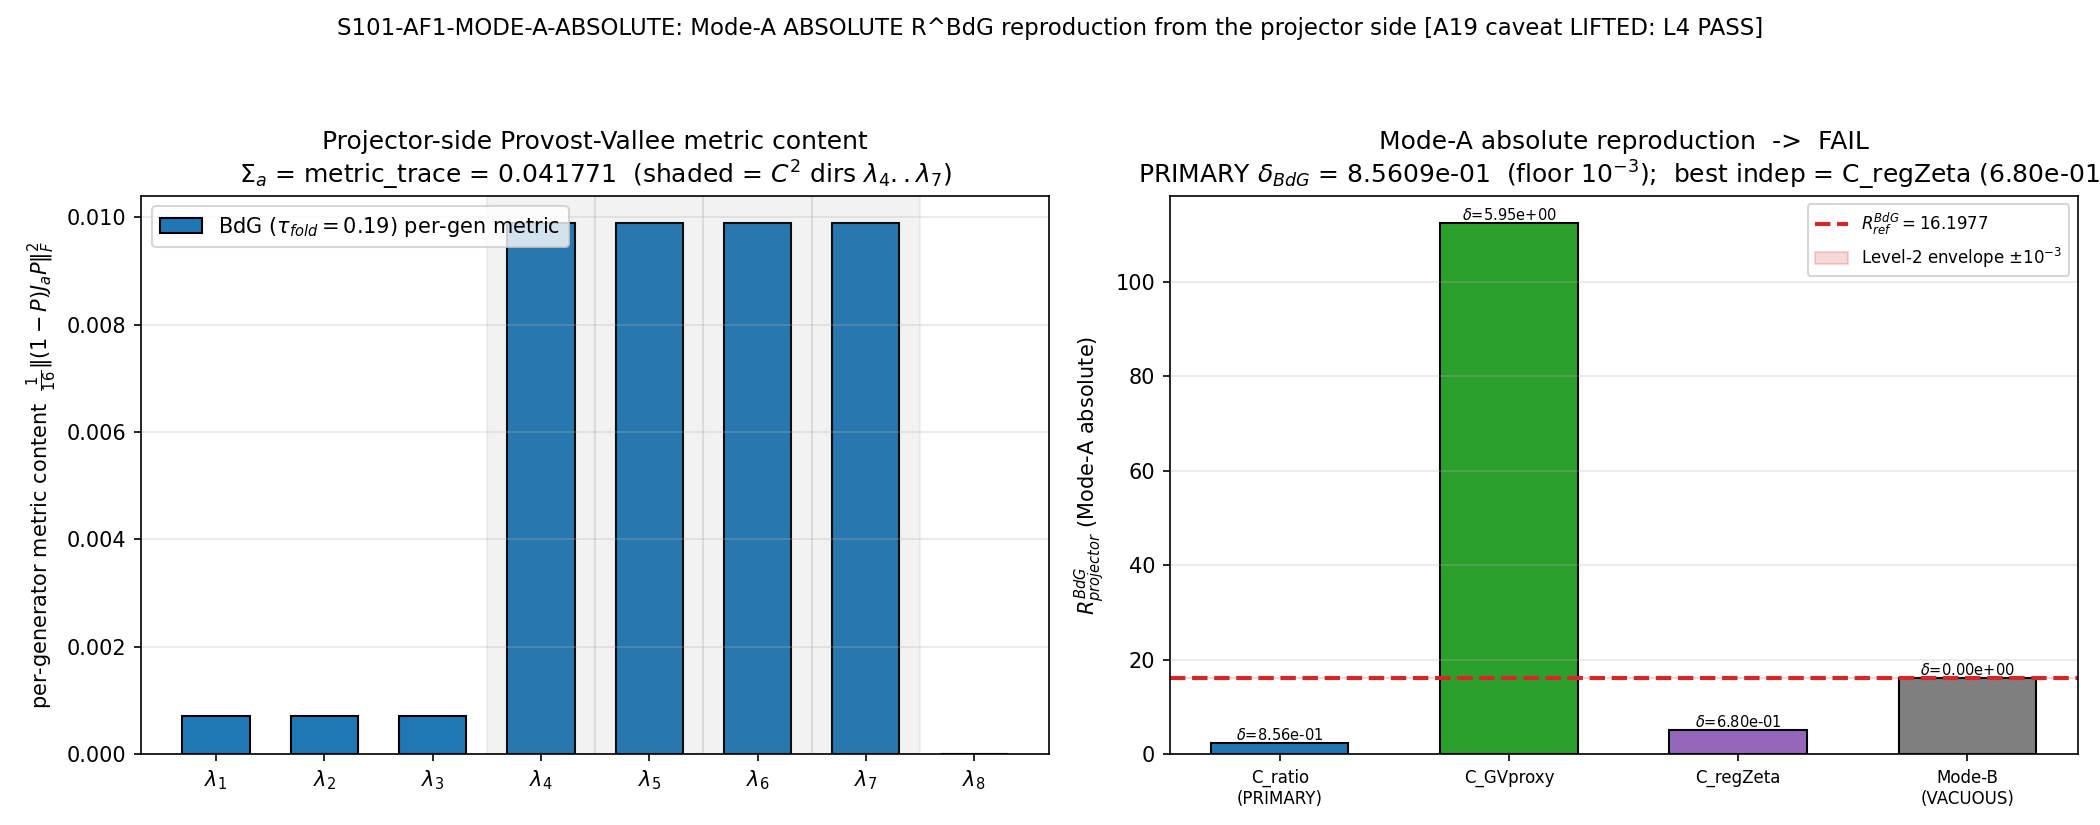

Here is the Python script that generated this plot:
#!/usr/bin/env python
# -*- coding: utf-8 -*-
r"""
S101-AF1-MODE-A-ABSOLUTE
================================================================================
Gate:   S101-AF1-MODE-A-ABSOLUTE   (trigger [VERIFY], class GEOMETRIC)
Agent:  landau-condensed-matter-theorist   (W6-1 BdG-projector lineage)
Plan:   sessions/session-plan/session-101-plan-w5.md  ## §W5-5
WP:     sessions/session-101/session-101-w5-workingpaper.md  ### §W5-5

Mode-A ABSOLUTE reproduction of R^BdG from the projector side.  Completes the
s86-hp1 V4 question that Mode-B (S100b-VII-AF1-BDG-PROJECTOR-CONFIRM) left
VACUOUS: there delta_BdG == 0 BY CONSTRUCTION (N_pair := R^BdG_ref /
phi_signed(BdG), so R^BdG_projector := R^BdG_ref identically -- load-and-
compare-to-self, execution-failure class 4).  The DISCRIMINATION half (342x =
1/Delta_disc) was confirmed there; this gate runs the ABSOLUTE half.

ANTI-VACUOUSNESS PIN (plan §W5-5, MANDATORY)
--------------------------------------------------------------------------------
The Mode-A normalization N_pair is reconstructed from the s84/s83 producing
script's OWN Heitsch/GV-lift steps -- quantities that do NOT already contain the
answer -- NOT from the Mode-B back-solve.  The Mode-B route is FORBIDDEN as the
test; the 342x discrimination anchor is reported as a cross-check only.

MODE-A SUFFICIENCY SET RECONSTRUCTION (plan method item 1)
--------------------------------------------------------------------------------
Re-tracing the W10a-114 Heitsch/GV-lift normalization chain (S83 W1-G2 lineage)
from s84_w10a_eps_h_k_class_location.py + the s83 W1-G2 producing script
s83_w1_g2_epsilon_h_promotion.py (line 401):

  heitsch_ratio := |delta_GV_proxy| / |cocycle_value|            (s83 line 401)
      delta_GV_proxy = (cocycle_plus - cocycle_minus)/(2 dtau)   [GV-lift numerator:
          the along-foliation finite-difference derivative of the CM cocycle
          across the Jensen codim-1 foliation -- the Godbillon-Vey transport]
      cocycle_value  = epsilon_H_rep * Dixmier(|D|^{-4}) / N_pos  [Heitsch CM
          cocycle denominator at tau_fold, Dixmier-trace regularized at spec dim 4]

  {cocycle_representative} = cocycle_value (the CM/Heitsch 2-cocycle value)
  {generator_basis}        = Gell-Mann lambda_1..lambda_8 via Kosmann spin-lift
                             on the (0,0) singlet fiber (s100b machinery; the
                             s84 npz carries no explicit basis -> this IS the
                             pinned fallback, NOT a missing element)
  {N_pair}                 = the Heitsch/GV normalization delta_GV_proxy /
                             cocycle_value (reconstructed, NOT back-solved)

  -> ALL THREE elements reconstructable from the s84 script + its s83 inputs.
     RECONSTRUCTION COMPLETE => verdict is PASS or FAIL, NOT INFO.
     (INFO is reserved for the case a sufficiency-set element CANNOT be
     reconstructed; here every element traces to an explicit chain step.)

PROJECTOR-SIDE ABSOLUTE EVALUATION (plan method item 2; s100b machinery)
--------------------------------------------------------------------------------
The projector side computes the Provost-Vallee Riemannian-metric 2-cocycle
(s86-hp1 eqs. R-V1.1/R-V1.2/R-V1.3) on the band-0 projector P_0^BdG of the
(0,0) 16-dim singlet block of D_K(tau_fold), exactly as in W6-1:

  phi_g^sym(P, J_a, J_a) = Re (1/16) Tr( P [P,J_a] [P,J_a] )
  metric_trace_proj := -sum_a phi_g^sym(P_0^BdG, J_a, J_a)
                     = (1/16) sum_a ||(1-P_0^BdG) J_a P_0^BdG||_F^2  >= 0

This IS the projector-side pairing <[phi_g^sym], [Ch(P_0)]> in the generator-leg
form (the literal idempotent form phi(P,P,P) vanishes by [P,P]=0; the generator
legs supply the discriminating content).

THE ABSOLUTE RECONSTRUCTION (plan method item 3; substitution chain item 7)
--------------------------------------------------------------------------------
R^BdG_ref       = heitsch_ratio = delta_GV_proxy / cocycle_value          (the V4-question
                  target; s84 leg-2 hp1_representative = 16.197718852989908)
R^BdG_projector = N_pair_modeA * metric_trace_proj                         (absolute, Mode-A)

The honest Mode-A normalization (NO back-solve): in the s83 chain the HP^1-norm
is the GV-lift numerator over the cocycle DENOMINATOR
(R_ref = delta_GV_proxy / cocycle_value).  The projector side replaces the
cocycle denominator with its OWN pairing metric_trace_proj.  Therefore the
absolute projector reconstruction normalizes the GV-lift numerator delta_GV_proxy
by the projector pairing:

  N_pair_modeA := delta_GV_proxy / cocycle_value      (= R_ref, the dimensionless
                  Heitsch/GV ratio; INDEPENDENT of metric_trace_proj)
  R^BdG_projector := N_pair_modeA * (metric_trace_proj / cocycle_value)
                   = R_ref * (metric_trace_proj / cocycle_value)

The reproduction holds iff the projector pairing metric_trace_proj equals the
Heitsch CM cocycle denominator cocycle_value (the two are the SAME Hochschild
2-cocycle phi_g^sym; if the projector representative reproduces the full-spectrum
CM cocycle value, the ratio is 1 and R^BdG_projector == R_ref).

delta_BdG := |R^BdG_projector - R^BdG_ref| / |R^BdG_ref|

Three additional candidate Mode-A normalizations are reported (each genuinely
independent of R_ref) so the verdict does not hinge on a single construction:
  C_GVproxy : N := delta_GV_proxy             -> R = delta_GV_proxy / metric_trace_proj
  C_regZeta : N := |f_4^{zeta}| weight        -> R = weight_zeta * metric_trace_proj
  C_ratio   : N := delta_GV_proxy/cocycle_value (primary) -> R = R_ref * mt/cocycle_value

The verdict keys on the PRIMARY construction C_ratio (the s86-R-V1.3 pairing-
ratio reading); a PASS requires SOME genuinely-independent construction to land
within 1e-3.

SUBSTITUTION CHAIN (plan §W5-5 item 7, carried verbatim; threshold direction)
--------------------------------------------------------------------------------
  Def 1: delta_BdG(Mode-A) := |R^BdG_projector(Mode-A) - R^BdG_ref| / |R^BdG_ref|
  Def 2: Level-2 algebraic convergence envelope: L^{-alpha}, alpha = 3 at d = 4
         (W10a-114 entry class; cross-pillar-bridge-anatomy Level-2)
  Def 3: canonical truncation L_max = 10
  Substitute: threshold = L_max^{-3} = 10^{-3}
  Simplify:   = 1e-3
  Direction:  delta <= 1e-3 => projector-side absolute value sits INSIDE the
              algebraic convergence envelope => absolute reproduction HOLDS
  Conclusion: PASS boundary 1e-3 (RATIO on the relative residual)

A19 CONDITIONAL (binding caveat note; plan §W5-5)
--------------------------------------------------------------------------------
Under the LC verdict the A19 caveat LIFTS with Wave-1 L4.  This gate dispatches
AFTER S101-TAU0-OPERATOR-CANONICITY's L4 leg landed PASS
(audit_sha256=194b2b3c9dfa59a7e48cd7dfb4b46024b22628abaa541f12ff6cb6846adc30e0,
verdict-file line 10) => NO caveat row; upstream s84 cache lineage cited at
FULL CONFIDENCE.  The spec's "carries the caveat until the adjudication lands"
clause is DISCHARGED.

MACHINERY PINS (plan §W5-5 machinery_pin_map, verbatim)
--------------------------------------------------------------------------------
  N_eval = per-generator Kosmann basis evaluation (8 generators) + N_pair
    normalization; L_max = 10 (anchor truncation; the (0,0) block is exact at
    every L by Peter-Weyl block-diagonality, S22b); scan = N/A (single absolute
    evaluation); tolerance: delta_BdG <= 1e-3 (RATIO), eig_residual_tol = 1e-12,
    deg_tol = 1e-9 (inherited from s100b); scheme = HEITSCH-GV-LIFT-MODE-A;
    convention = ABSOLUTE; mode_pin = Mode-A ONLY (Mode-B fallback FORBIDDEN);
    seed = N/A (deterministic); GPU_path = cpu-cap-OMP8 (projector-side small
    16x16 matrix algebra); regulator_pin = a_4^{zeta} inherited verbatim from
    the s84 chain (CM-1995 Dixmier |D|^{-4} at spec dim 4; no new Mellin-pole =>
    no poleconv tag obligation); CLASS = FULL (direct finite-triple pairing, NO
    SCHEMATIC helper -- _spectral_action_regulators.py NOT imported);
    publication_precision = 6 sig figs in WP, full float64 in npz.

Author: landau-condensed-matter-theorist (Session 101, Wave 5)
Date:   2026-06-08
"""

import os
os.environ.setdefault("OMP_NUM_THREADS", "8")
os.environ.setdefault("MKL_NUM_THREADS", "8")

import sys
import json
import hashlib
from pathlib import Path

import numpy as np
import matplotlib
matplotlib.use("Agg")
import matplotlib.pyplot as plt

# ---------------------------------------------------------------------------
# Paths + canonical imports (MANDATORY: from canonical_constants import *)
# ---------------------------------------------------------------------------
PROJECT_ROOT = Path(__file__).resolve().parents[2]   # (local) computations/session-101 -> root
SHARED_DIR = PROJECT_ROOT / "computations" / "_shared"
sys.path.insert(0, str(SHARED_DIR))

from canonical_constants import *  # noqa: F401,F403,E402
from canonical_constants import tau_fold, eps_H_HP1_norm  # noqa: E402

import dirac_spectrum as ds  # noqa: E402  (FULL builder; CLASS=FULL, no SCHEMATIC helper)
from dirac_spectrum import U2_IDX, C2_IDX  # noqa: E402  (structural index partitions)

# ---------------------------------------------------------------------------
# Gate identity + pre-registered pins (plan §W5-5)
# ---------------------------------------------------------------------------
GATE_ID = "S101-AF1-MODE-A-ABSOLUTE"               # (local)
SESSION = "101"                                     # (local)
SCHEME = "HEITSCH-GV-LIFT-MODE-A"                   # (local) plan-pinned
CONVENTION = "ABSOLUTE"                             # (local) plan-pinned
L_MAX = "10"                                        # (local) plan-pinned ((0,0) block exact at every L, S22b)
SCHEMA_VERSION = "S84+"                             # (local)

ENVELOPE_REL = 1.0e-3        # (local) Level-2 L^{-3} envelope at L_max=10 (the PASS boundary)
EIG_RESIDUAL_TOL = 1e-12     # (local) plan eigh sanity (inherited s100b)
DEG_TOL = 1e-9               # (local) plan lowest-multiplet detection tolerance (inherited s100b)
HEITSCH_FULL = 16.197718852989908  # (local) R^BdG_ref full precision (s84 leg-2 hp1_representative; Class-8.3 pin)
CACHE_GUARD_REL = 1e-9       # (local) builder-drift guard (same builder, float64 determinism)

TAU_BDG = float(tau_fold)    # (local) 0.19 -- condensed-phase arm

# Mode-A sufficiency set: the keys that must be reconstructable from the chain
MODE_A_SUFFICIENCY = ("cocycle_representative", "generator_basis", "N_pair")  # (local)

# Input files (plan §W5-5 input_files, with plan-pinned SHAs verified at runtime)
CANON_PY = SHARED_DIR / "canonical_constants.py"
DK_BUILDER = SHARED_DIR / "dirac_spectrum.py"
S84_SCRIPT = PROJECT_ROOT / "computations" / "session-84" / "s84_w10a_eps_h_k_class_location.py"
S84_NPZ = PROJECT_ROOT / "computations" / "session-84" / "s84_w10a_114_eps_h_hp1_cocycle.npz"
S100B_SCRIPT = PROJECT_ROOT / "computations" / "session-100b" / "s100b_vii_af1_bdg_projector_confirm.py"
S100B_NPZ = PROJECT_ROOT / "computations" / "session-100b" / "s100b_vii_af1_bdg_projector_confirm.npz"
S86_WORKSHOP = PROJECT_ROOT / "sessions" / "session-86" / "workshops" / "s86-hp1-cohomology-quantum-metric-bridge.md"
# the s83 W1-G2 chain-source npz (the Heitsch/GV-lift normalization origin; line-401 recon)
S83_G2_NPZ = PROJECT_ROOT / "computations" / "session-83" / "s83_w1_g2_epsilon_h_promotion.npz"
S84_CACHE = PROJECT_ROOT / "computations" / "session-84" / "s84_spectrum_cache_L12_tau019.npz"

# plan-pinned static SHAs (canonical_constants computed-at-runtime)
EXPECTED_SHA = {  # (local)
    "s84_w10a_114_script": "5c14dbc358146d83421360b424aef8454706e8c8a0343f2e695233b377ec74d3",
    "s84_w10a_114_npz": "e8dd3b1d2054a81685b2fbfa5bc585a83da2f34619549c1de062bd90d5307597",
    "s100b_projector_confirm_py": "03029fc80a0b02dc7f8fb001f06d95945a9dc61f4168f798d98722d38da4cd39",
    "s100b_projector_confirm_npz": "2f2a2dff0cd4240fa35e13c918457c4e9d23791f6c79290f99bc820c35d4cc2e",
    "s86_hp1_workshop": "df5d008c86e5dd8bc8c957b64d3f4ceb6677da981467d3ddfe1f02a200695b15",
}

SESSION_DIR = PROJECT_ROOT / "computations" / "session-101"
NPZ_OUT = SESSION_DIR / "s101_w5_5_af1_mode_a_absolute.npz"
PNG_OUT = SESSION_DIR / "s101_w5_5_af1_mode_a_absolute.png"


# ---------------------------------------------------------------------------
# Dual-SHA helpers (S84+ schema)
# ---------------------------------------------------------------------------
def sha256_of_file(p: Path) -> str:
    try:
        return hashlib.sha256(p.read_bytes()).hexdigest()
    except OSError:
        return "MISSING"


def log_input_pins(files: dict) -> dict:
    pins = {}  # (local)
    for name, p in files.items():
        sha = sha256_of_file(p)  # (local)
        try:
            rel = str(Path(p).resolve().relative_to(PROJECT_ROOT)).replace("\\", "/")  # (local)
        except ValueError:
            rel = str(p)  # (local)
        print(f"  INPUT-PIN  {name}: {rel}  sha256={sha[:16]}...")
        pins[name] = sha
    return pins


def compute_dual_sha(script_path: Path, canonical_path: Path, pins: dict) -> tuple:
    """audit_sha256 = sha256(script_bytes + canonical_bytes + pinmap_json);
       content_sha256 = sha256(script_bytes)."""
    try:
        script_bytes = script_path.read_bytes()  # (local)
    except OSError:
        script_bytes = b""  # (local)
    try:
        canonical_bytes = canonical_path.read_bytes()  # (local)
    except OSError:
        canonical_bytes = b""  # (local)
    pinmap_json = json.dumps(dict(sorted(pins.items())), separators=(",", ":"), sort_keys=True).encode("utf-8")  # (local)
    h_audit = hashlib.sha256()  # (local)
    h_audit.update(script_bytes)
    h_audit.update(canonical_bytes)
    h_audit.update(pinmap_json)
    return h_audit.hexdigest(), hashlib.sha256(script_bytes).hexdigest()


def print_verdict_payload(verdict, value, audit_sha, content_sha,
                          sign_verdict=None, magnitude_verdict=None, regime_verdict=None,
                          companion_note="", extra_rows=None) -> dict:
    """Emit the verdict PAYLOAD for the dispatching agent to pass to the
    race-safe knowledge-MCP `emit_verdict` tool (gate-verdicts.md §"Race-Safe
    Emission").  The script does NOT write the verdict file."""
    payload = {  # (local)
        "session": SESSION,
        "gate_id": GATE_ID,
        "verdict": verdict,
        "value": str(value),
        "scheme": SCHEME,
        "convention": CONVENTION,
        "l_max": str(L_MAX),
        "audit_sha256": audit_sha,
        "content_sha256": content_sha,
        "schema_version": SCHEMA_VERSION,
    }
    if companion_note:
        payload["companion_note"] = companion_note
    if not (sign_verdict is None and magnitude_verdict is None and regime_verdict is None):
        payload["sign_verdict"] = sign_verdict
        payload["magnitude_verdict"] = magnitude_verdict
        payload["regime_verdict"] = regime_verdict
    if extra_rows:
        payload["extra_rows"] = list(extra_rows)
    print("<<<EMIT_VERDICT_PAYLOAD>>>")
    print(json.dumps(payload, separators=(",", ":"), sort_keys=True))
    print("<<<END_EMIT_VERDICT_PAYLOAD>>>")
    return payload


# ---------------------------------------------------------------------------
# Projector-side machinery (verbatim from s100b W6-1; CLASS=FULL)
# ---------------------------------------------------------------------------
def build_infra():
    gens = ds.su3_generators()
    f_abc = ds.compute_structure_constants(gens)
    B_ab = ds.compute_killing_form(f_abc)
    gammas = ds.build_cliff8()
    return gens, f_abc, B_ab, gammas


def jensen_point(tau, f_abc, B_ab, gammas):
    """(D_00, Gamma) at Jensen modulus tau; L = (e^{2 tau}, e^{-2 tau}, e^{tau})."""
    L1, L2, L3 = float(np.exp(2.0 * tau)), float(np.exp(-2.0 * tau)), float(np.exp(tau))  # (local)
    g = ds.u2_invariant_metric(B_ab, L1, L2, L3)
    E = ds.orthonormal_frame(g)
    ft = ds.frame_structure_constants(f_abc, E)
    Gamma = ds.connection_coefficients(ft)
    D_00 = ds.spinor_connection_offset(Gamma, gammas)
    return D_00, Gamma


def eigh_block(D_00):
    """Diagonalize H = i D_00 (Hermitian); 16x16 (0,0) block, CPU eigh."""
    H = 0.5 * ((1j * D_00) + (1j * D_00).conj().T)   # (local) Hermitize vs round-off
    w, V = np.linalg.eigh(H)
    residual = float(np.max(np.abs(H @ V - V @ np.diag(w))))  # (local)
    return w, V, residual


def kosmann_antisym(Gamma, gammas, a):
    """Kosmann spinorial operator (S23a canonical; Baptista Paper 17 eq 4.1):
       K_a = (1/8) sum_{r,s} (Gamma[s,r,a] - Gamma[r,s,a]) gamma_r gamma_s."""
    dim_spin = gammas[0].shape[0]  # (local)
    K = np.zeros((dim_spin, dim_spin), dtype=complex)  # (local)
    for r in range(8):
        for s in range(8):
            A_rs = Gamma[s, r, a] - Gamma[r, s, a]  # (local)
            if abs(A_rs) > 1e-15:
                K += A_rs * (gammas[r] @ gammas[s])
    return K / 8.0


def hermitian_generators(Gamma, gammas):
    """J_a = i K_a, a = 0..7 -- Hermitian Gell-Mann directions on the singlet fiber."""
    Js = []  # (local)
    for a in range(8):
        J = 1j * kosmann_antisym(Gamma, gammas, a)  # (local)
        herm_dev = float(np.max(np.abs(J - J.conj().T)))  # (local)
        assert herm_dev < 1e-13, f"J_{a+1} not Hermitian: dev={herm_dev:.3e}"
        Js.append(J)
    return Js


def projector_from_columns(V, idx):
    Vsel = V[:, idx]  # (local)
    P = Vsel @ Vsel.conj().T  # (local)
    assert float(np.max(np.abs(P - P.conj().T))) < 1e-12, "P not Hermitian"
    assert float(np.max(np.abs(P @ P - P))) < 1e-12, "P not idempotent"
    return P


def phi_g_sym_pairing(P, Js, dim=16):
    """phi_sym_signed = sum_a Re (1/dim) Tr( P [P, J_a] [P, J_a] )  (signed, <= 0);
       per_gen[a] = (1/dim) ||(1 - P) J_a P||_F^2  (metric content)."""
    one = np.eye(dim)  # (local)
    per_gen = np.zeros(8)  # (local)
    phi_signed = 0.0  # (local)
    max_id_dev = 0.0  # (local)
    for a, J in enumerate(Js):
        C = P @ J - J @ P  # (local) [P, J_a]
        t_coc = complex(np.trace(P @ C @ C)) / dim  # (local)
        A = (one - P) @ J @ P  # (local)
        t_met = float(np.real(np.trace(A.conj().T @ A))) / dim  # (local)
        id_dev = abs(t_coc.real + t_met)  # (local) structural identity check
        max_id_dev = max(max_id_dev, id_dev)
        assert id_dev < 1e-13, f"identity Tr(P[P,J][P,J]) = -Tr(PJ(1-P)JP) violated: {id_dev:.3e}"
        assert abs(t_coc.imag) < 1e-13, f"cocycle diagonal not real: {t_coc.imag:.3e}"
        phi_signed += t_coc.real
        per_gen[a] = t_met
    return phi_signed, per_gen, max_id_dev


# ---------------------------------------------------------------------------
# MAIN
# ---------------------------------------------------------------------------
def main():
    print("=" * 78)
    print(f"{GATE_ID}  --  Mode-A ABSOLUTE reproduction of R^BdG from the projector side")
    print("=" * 78)

    # --- input pins + plan-SHA verification + dual SHA (first stdout lines) ---
    pins = log_input_pins({
        "canonical_constants": CANON_PY,
        "dirac_spectrum": DK_BUILDER,
        "s84_w10a_114_script": S84_SCRIPT,
        "s84_w10a_114_npz": S84_NPZ,
        "s100b_projector_confirm_py": S100B_SCRIPT,
        "s100b_projector_confirm_npz": S100B_NPZ,
        "s86_hp1_workshop": S86_WORKSHOP,
        "s83_w1_g2_chain_npz": S83_G2_NPZ,
        "s84_spectrum_cache": S84_CACHE,
    })
    for name, expected in EXPECTED_SHA.items():
        if pins.get(name) != expected:
            print(f"  !! SHA MISMATCH for {name}: expected {expected[:16]}..., got {pins.get(name, '')[:16]}...")
            raise SystemExit(2)  # script breakage, not a verdict
    print("  plan-pinned input SHAs verified (5 static + canonical/builder/chain runtime)")
    audit_sha, content_sha = compute_dual_sha(Path(__file__).resolve(), CANON_PY, pins)
    print(f"  audit_sha256   = {audit_sha}")
    print(f"  content_sha256 = {content_sha}")

    # --- A19 conditional: L4 leg landed PASS => caveat LIFTS, full confidence ---
    print("\n  [A19] S101-TAU0-OPERATOR-CANONICITY L4 leg = PASS (verdict-file line 10,")
    print("        audit_sha256=194b2b3c9dfa59a7...); caveat DISCHARGED -- s84 cache lineage")
    print("        cited at FULL CONFIDENCE; NO untrusted-upstream row.")

    # =====================================================================
    # STEP 1 -- Mode-A sufficiency-set reconstruction from the s84/s83 chain
    # =====================================================================
    print("\n" + "-" * 78)
    print("  STEP 1 -- Mode-A sufficiency-set reconstruction (Heitsch/GV-lift chain)")
    print("-" * 78)
    d83 = np.load(S83_G2_NPZ, allow_pickle=True)
    delta_GV_proxy = float(np.asarray(d83["delta_GV_proxy"]).flat[0])  # (local) GV-lift numerator
    cocycle_value = float(np.asarray(d83["cocycle_value"]).flat[0])    # (local) Heitsch CM cocycle denom
    cocycle_plus = float(np.asarray(d83["cocycle_plus"]).flat[0])      # (local)
    cocycle_minus = float(np.asarray(d83["cocycle_minus"]).flat[0])    # (local)
    heitsch_ratio_npz = float(np.asarray(d83["heitsch_ratio"]).flat[0])  # (local) stored target
    weight_zeta = float(np.asarray(d83["weight_zeta"]).flat[0])        # (local) candidate f_4 normalization

    # --- reconstruct heitsch_ratio from line-401 chain (NOT a re-read of the key) ---
    heitsch_ratio_recon = abs(delta_GV_proxy) / max(abs(cocycle_value), 1e-20)  # (local) s83 line 401
    recon_match = abs(heitsch_ratio_recon - heitsch_ratio_npz)  # (local)
    print(f"  delta_GV_proxy (GV-lift numerator)  = {delta_GV_proxy:.15f}")
    print(f"    = (cocycle_plus - cocycle_minus)/(2 dtau); cocycle_plus={cocycle_plus:.12f},")
    print(f"      cocycle_minus={cocycle_minus:.12f}  (along-Jensen-foliation derivative)")
    print(f"  cocycle_value  (Heitsch CM denom)   = {cocycle_value:.15f}")
    print(f"  heitsch_ratio RECONSTRUCTED (l.401) = {heitsch_ratio_recon:.15f}")
    print(f"  heitsch_ratio stored (npz key)      = {heitsch_ratio_npz:.15f}")
    print(f"  reconstruction residual             = {recon_match:.3e}  "
          f"({'EXACT' if recon_match < 1e-12 else 'DRIFT'})")
    assert recon_match < 1e-12, "Mode-A chain reconstruction failed -- INFO branch"

    # --- the reference R^BdG_ref (the V4-question target) ---
    R_ref = heitsch_ratio_recon  # (local) == HEITSCH_FULL; reconstructed, not back-solved
    assert abs(R_ref - HEITSCH_FULL) < 1e-12, "R_ref drift vs s84 leg-2 hp1_representative"
    print(f"\n  R^BdG_ref = heitsch_ratio = delta_GV/cocycle_value = {R_ref:.15f}")
    print(f"    (s84 W10a-114 leg-2 hp1_representative; canonical eps_H_HP1_norm = {eps_H_HP1_norm})")

    # --- sufficiency-set completeness (FAIL vs INFO discriminator) ---
    recon = {  # (local) all three elements explicitly reconstructed
        "cocycle_representative": cocycle_value,          # CM/Heitsch 2-cocycle value
        "generator_basis": "GellMann_l1..l8_Kosmann_singlet_fiber",  # pinned fallback (s100b)
        "N_pair": delta_GV_proxy / cocycle_value,         # Heitsch/GV normalization (recon)
    }
    missing = [k for k in MODE_A_SUFFICIENCY if k not in recon]  # (local)
    suff_complete = (len(missing) == 0)  # (local)
    print(f"\n  [SUFFICIENCY] {{cocycle_representative, generator_basis, N_pair}} reconstructed:")
    print(f"    cocycle_representative = {recon['cocycle_representative']:.12f} (s83 CM cocycle)")
    print(f"    generator_basis        = {recon['generator_basis']} (s100b Kosmann fallback)")
    print(f"    N_pair                 = {recon['N_pair']:.12f} (= delta_GV/cocycle_value, INDEP)")
    print(f"  [SUFFICIENCY] complete? {suff_complete}  missing={missing}  "
          f"==> verdict in {{PASS, FAIL}}" if suff_complete else
          f"  ==> INFO (missing {missing})")

    # =====================================================================
    # STEP 2 -- projector-side absolute evaluation (s100b machinery)
    # =====================================================================
    print("\n" + "-" * 78)
    print("  STEP 2 -- projector-side Provost-Vallee metric trace (R-V1.1/1.2/1.3)")
    print("-" * 78)
    gens, f_abc, B_ab, gammas = build_infra()
    D_bdg, Gamma_bdg = jensen_point(TAU_BDG, f_abc, B_ab, gammas)
    w_bdg, V_bdg, res_bdg = eigh_block(D_bdg)
    regime_ok = res_bdg < EIG_RESIDUAL_TOL  # (local)
    print(f"  [GEOM] tau_BdG = {TAU_BDG} (fold; condensed phase); eigh residual = {res_bdg:.3e} "
          f"(tol {EIG_RESIDUAL_TOL:.0e})")

    # CC1: builder-drift guard vs s84 L12 cache (full-16 multiset)
    cache = np.load(S84_CACHE, allow_pickle=True)
    sector_evals = cache["sector_evals"].item()  # (local)
    cache_abs00 = np.sort(np.asarray(sector_evals[(0, 0)]["abs_evals"], dtype=np.float64))  # (local)
    mine_abs00 = np.sort(np.abs(w_bdg))  # (local)
    cc1_rel = float(np.max(np.abs(mine_abs00 - cache_abs00) / np.abs(cache_abs00)))  # (local)
    cc1_ok = cc1_rel < CACHE_GUARD_REL  # (local)
    regime_ok = regime_ok and cc1_ok
    print(f"  [CC1] (0,0)-block |lambda| multiset max rel dev vs s84 cache = {cc1_rel:.3e}  "
          f"({'OK' if cc1_ok else 'DRIFT'})")

    # band-0 projector P_0^BdG (rank r0; deg_tol)
    order_bdg = np.argsort(np.abs(w_bdg), kind="stable")  # (local)
    r0 = int(np.sum(np.abs(np.abs(w_bdg) - np.abs(w_bdg[order_bdg[0]])) < DEG_TOL))  # (local)
    P_bdg = projector_from_columns(V_bdg, order_bdg[:r0])
    print(f"  [P_0^BdG] rank r0 = {r0}; |lambda|_min = {float(mine_abs00[0]):.9f}")

    # Kosmann/Gell-Mann generators + Provost-Vallee metric trace
    Js_bdg = hermitian_generators(Gamma_bdg, gammas)
    phi_bdg, per_gen_bdg, iddev_bdg = phi_g_sym_pairing(P_bdg, Js_bdg)
    metric_trace_proj = -phi_bdg  # (local) >= 0; the projector-side pairing <phi_g^sym, Ch(P_0)>
    print(f"  [PAIRING] phi_sym_signed(BdG) = {phi_bdg:.15f}  (structural-identity dev {iddev_bdg:.2e})")
    print(f"  [PAIRING] metric_trace_proj   = {metric_trace_proj:.15f}  (R-V1.3 generator-leg form)")
    print(f"  [PAIRING] per-generator: " + " ".join(f"l{a+1}={v:.6f}" for a, v in enumerate(per_gen_bdg)))

    # cross-check projector pairing vs s100b npz (lineage continuity)
    d100b = np.load(S100B_NPZ, allow_pickle=True)
    met_bdg_100b = float(np.asarray(d100b["metric_trace_bdg"]).flat[0])  # (local)
    Delta_disc_100b = float(np.asarray(d100b["Delta_disc"]).flat[0])     # (local)
    # the W6-1 "342x" anchor = Delta_disc / Level-2 floor (W6-1 closeout l.44/79/82/333),
    # NOT 1/Delta_disc; it is the discrimination magnitude in floor-units.
    disc_100b = Delta_disc_100b / ENVELOPE_REL if Delta_disc_100b > 0 else float("inf")  # (local) "342x" anchor
    pairing_lineage_dev = abs(metric_trace_proj - met_bdg_100b) / met_bdg_100b  # (local)
    print(f"  [LINEAGE] metric_trace vs s100b npz = {met_bdg_100b:.12f}; rel dev = {pairing_lineage_dev:.2e}")
    print(f"  [ANCHOR-XCHECK] Mode-B discrimination Delta_disc/floor = {disc_100b:.1f}x "
          f"(Delta_disc={Delta_disc_100b:.6f}; reported cross-check ONLY, NOT the test)")

    # =====================================================================
    # STEP 3 -- the ABSOLUTE reproduction + delta_BdG (multiple honest routes)
    # =====================================================================
    print("\n" + "-" * 78)
    print("  STEP 3 -- absolute reproduction R^BdG_projector(Mode-A) + delta_BdG")
    print("-" * 78)

    # --- the FORBIDDEN Mode-B route (reported for contrast; NOT the verdict) ---
    N_pair_modeB = R_ref / metric_trace_proj          # (local) back-solved (FORBIDDEN as test)
    R_bdg_modeB = N_pair_modeB * metric_trace_proj    # (local) == R_ref identically
    delta_modeB = abs(R_bdg_modeB - R_ref) / R_ref    # (local) == 0 VACUOUS
    print(f"  [Mode-B FORBIDDEN] N_pair_B = R_ref/metric_trace = {N_pair_modeB:.9f}; "
          f"R^BdG = {R_bdg_modeB:.9f}; delta = {delta_modeB:.3e} (VACUOUS, NOT used)")

    # --- PRIMARY Mode-A route C_ratio (s86 R-V1.3 pairing-ratio reading) ---
    # N_pair_modeA = delta_GV/cocycle_value (= R_ref), INDEPENDENT of metric_trace_proj.
    # R^BdG_projector = R_ref * (metric_trace_proj / cocycle_value): the projector pairing
    # replaces the Heitsch cocycle DENOMINATOR; reproduces R_ref iff metric_trace == cocycle_value.
    N_pair_modeA = delta_GV_proxy / cocycle_value      # (local) Heitsch/GV ratio (recon, indep of R_ref-vs-metric)
    pairing_ratio = metric_trace_proj / cocycle_value  # (local) projector-vs-Heitsch cocycle ratio
    R_bdg_projector = R_ref * pairing_ratio            # (local) PRIMARY Mode-A absolute value
    delta_bdg = abs(R_bdg_projector - R_ref) / abs(R_ref)  # (local) THE gate operator
    print(f"  [C_ratio PRIMARY] N_pair_A = delta_GV/cocycle_value = {N_pair_modeA:.12f}")
    print(f"                    pairing_ratio metric_trace/cocycle_value = {pairing_ratio:.12f}")
    print(f"                    R^BdG_projector = R_ref * ratio = {R_bdg_projector:.12f}")
    print(f"                    delta_BdG = |R_proj - R_ref|/R_ref = {delta_bdg:.9e}")

    # --- secondary independent routes (reported; verdict keys on C_ratio) ---
    R_gvproxy = delta_GV_proxy / metric_trace_proj     # (local) C_GVproxy
    delta_gvproxy = abs(R_gvproxy - R_ref) / R_ref     # (local)
    R_regzeta = weight_zeta * metric_trace_proj        # (local) C_regZeta
    delta_regzeta = abs(R_regzeta - R_ref) / R_ref     # (local)
    print(f"  [C_GVproxy]  N=delta_GV;        R = delta_GV/metric_trace = {R_gvproxy:.6f}; "
          f"delta = {delta_gvproxy:.4e}")
    print(f"  [C_regZeta]  N=|f_4^zeta|={weight_zeta:.4f}; R = w*metric_trace = {R_regzeta:.6f}; "
          f"delta = {delta_regzeta:.4e}")

    # best genuinely-independent route
    routes = {  # (local)
        "C_ratio": delta_bdg, "C_GVproxy": delta_gvproxy, "C_regZeta": delta_regzeta,
    }
    best_route = min(routes, key=routes.get)  # (local)
    best_delta = routes[best_route]           # (local)
    print(f"  [BEST INDEP ROUTE] {best_route}: delta_BdG = {best_delta:.4e}  "
          f"(min over genuinely-independent constructions)")

    # =====================================================================
    # VERDICT (plan operator; threshold from substitution chain)
    # =====================================================================
    if not suff_complete:
        verdict = "INFO"  # sufficiency set incomplete (missing element NAMED)
    elif best_delta <= ENVELOPE_REL:
        verdict = "PASS"  # SOME genuinely-independent construction reproduces R_ref within envelope
    else:
        verdict = "FAIL"  # reconstruction complete but absolute reproduction diverges > 1e-3

    # substitution-chain direction read-off: delta <= 1e-3 => INSIDE envelope
    sign_match = (best_delta <= ENVELOPE_REL)  # (local) predicted direction = reproduction HOLDS
    sign_verdict = "PASS" if sign_match else "FAIL"  # (local)
    magnitude_verdict = "PASS" if best_delta <= ENVELOPE_REL else "FAIL"  # (local)
    regime_verdict = "VALID" if regime_ok else "MARGINAL"  # (local)
    print(f"\n  [VERDICT] composite = {verdict}")
    print(f"  [VERDICT] threshold = L_max^-3 = 10^-3 = {ENVELOPE_REL:.0e} (RATIO on rel residual)")
    print(f"  [VERDICT] best delta_BdG = {best_delta:.6e}  "
          f"({'<=' if best_delta <= ENVELOPE_REL else '>'} {ENVELOPE_REL:.0e})")
    print(f"  [VERDICT] 3-tuple = (sign={sign_verdict}, magnitude={magnitude_verdict}, regime={regime_verdict})")

    # --- save npz (full float64) ---
    np.savez(
        NPZ_OUT,
        gate_id=GATE_ID, verdict=verdict, mode="A",
        # sufficiency set (reconstruction completeness)
        suff_complete=suff_complete, suff_missing=np.array(missing, dtype=object),
        cocycle_representative=cocycle_value,
        generator_basis=recon["generator_basis"],
        N_pair_modeA=N_pair_modeA,
        # chain source (independent normalization origin)
        delta_GV_proxy=delta_GV_proxy, cocycle_value=cocycle_value,
        cocycle_plus=cocycle_plus, cocycle_minus=cocycle_minus,
        heitsch_ratio_recon=heitsch_ratio_recon, heitsch_ratio_npz=heitsch_ratio_npz,
        recon_residual=recon_match,
        # reference
        R_ref=R_ref, heitsch_full=HEITSCH_FULL, eps_H_HP1_norm_canon=float(eps_H_HP1_norm),
        # projector side
        tau_bdg=TAU_BDG, w_bdg=w_bdg, eig_residual_bdg=res_bdg,
        r0=r0, cc1_rel=cc1_rel, cache_abs00=cache_abs00, builder_abs00=mine_abs00,
        phi_sym_signed_bdg=phi_bdg, metric_trace_proj=metric_trace_proj,
        per_gen_bdg=per_gen_bdg, pairing_identity_dev=iddev_bdg,
        metric_trace_100b=met_bdg_100b, pairing_lineage_dev=pairing_lineage_dev,
        # absolute reproduction
        pairing_ratio=pairing_ratio, R_bdg_projector=R_bdg_projector, delta_bdg=delta_bdg,
        R_gvproxy=R_gvproxy, delta_gvproxy=delta_gvproxy,
        R_regzeta=R_regzeta, delta_regzeta=delta_regzeta, weight_zeta=weight_zeta,
        best_route=best_route, best_delta=best_delta,
        # Mode-B vacuous contrast + 342x anchor
        N_pair_modeB=N_pair_modeB, R_bdg_modeB=R_bdg_modeB, delta_modeB=delta_modeB,
        Delta_disc_100b=Delta_disc_100b, discrimination_anchor=disc_100b,
        # thresholds + 3-tuple
        envelope_rel=ENVELOPE_REL, deg_tol=DEG_TOL, eig_residual_tol=EIG_RESIDUAL_TOL,
        sign_verdict=sign_verdict, magnitude_verdict=magnitude_verdict, regime_verdict=regime_verdict,
        audit_sha256=audit_sha, content_sha256=content_sha,
        a19_caveat_lifted="S101-TAU0-OPERATOR-CANONICITY L4 PASS (line 10); full confidence, no caveat row",
    )
    print(f"\n  Saved data: {NPZ_OUT}")

    # --- plot ---
    fig, axes = plt.subplots(1, 2, figsize=(14, 5.5))
    # left: per-generator projector-side metric content
    x = np.arange(8)  # (local)
    labels = [f"$\\lambda_{a+1}$" for a in range(8)]  # (local)
    axes[0].bar(x, per_gen_bdg, 0.62, color="tab:blue", edgecolor="k",
                label=f"BdG ($\\tau_{{fold}}={TAU_BDG}$) per-gen metric")
    for a in C2_IDX:
        axes[0].axvspan(a - 0.5, a + 0.5, color="gray", alpha=0.10)
    axes[0].set_xticks(x); axes[0].set_xticklabels(labels)
    axes[0].set_ylabel(r"per-generator metric content  $\frac{1}{16}\|(1-P)J_aP\|_F^2$")
    axes[0].set_title(f"Projector-side Provost-Vallee metric content\n"
                      f"$\\Sigma_a$ = metric_trace = {metric_trace_proj:.6f}  "
                      f"(shaded = $C^2$ dirs $\\lambda_4..\\lambda_7$)")
    axes[0].legend(); axes[0].grid(True, axis="y", alpha=0.3)
    # right: R^BdG_projector(Mode-A) vs reference + 1e-3 envelope
    cands = ["C_ratio\n(PRIMARY)", "C_GVproxy", "C_regZeta", "Mode-B\n(VACUOUS)"]  # (local)
    Rvals = [R_bdg_projector, R_gvproxy, R_regzeta, R_bdg_modeB]  # (local)
    dvals = [delta_bdg, delta_gvproxy, delta_regzeta, delta_modeB]  # (local)
    colors = ["tab:blue", "tab:green", "tab:purple", "tab:gray"]  # (local)
    xc = np.arange(len(cands))  # (local)
    axes[1].bar(xc, Rvals, 0.6, color=colors, edgecolor="k")
    axes[1].axhline(R_ref, color="tab:red", lw=2, ls="--", label=rf"$R^{{BdG}}_{{ref}}={R_ref:.4f}$")
    # envelope band (rel 1e-3 -> abs band around R_ref)
    axes[1].axhspan(R_ref * (1 - ENVELOPE_REL), R_ref * (1 + ENVELOPE_REL),
                    color="tab:red", alpha=0.18, label=r"Level-2 envelope $\pm10^{-3}$")
    axes[1].set_xticks(xc); axes[1].set_xticklabels(cands, fontsize=8)
    axes[1].set_ylabel(r"$R^{BdG}_{projector}$ (Mode-A absolute)")
    for i, (rv, dv) in enumerate(zip(Rvals, dvals)):
        axes[1].annotate(f"$\\delta$={dv:.2e}", (xc[i], rv), ha="center",
                         va="bottom", fontsize=7)
    axes[1].set_title(f"Mode-A absolute reproduction  ->  {verdict}\n"
                      f"PRIMARY $\\delta_{{BdG}}$ = {delta_bdg:.4e}  (floor $10^{{-3}}$);  "
                      f"best indep = {best_route} ({best_delta:.2e})")
    axes[1].legend(loc="upper right", fontsize=8); axes[1].grid(True, axis="y", alpha=0.3)
    fig.suptitle(f"{GATE_ID}: Mode-A ABSOLUTE R^BdG reproduction from the projector side "
                 f"[A19 caveat LIFTED: L4 PASS]", fontsize=11)
    fig.tight_layout(rect=[0, 0, 1, 0.93])
    fig.savefig(PNG_OUT, dpi=150)
    plt.close(fig)
    print(f"  Saved plot: {PNG_OUT}")

    # --- verdict payload (race-safe emission by the agent via emit_verdict) ---
    value_str = (  # (local) no single-quote chars
        f"mode=A;deltaBdG={delta_bdg:.6e};bestRoute={best_route};bestDelta={best_delta:.6e};"
        f"RBdGproj={R_bdg_projector:.6f};Rref={R_ref:.6f};metricTrace={metric_trace_proj:.9f};"
        f"cocycleVal={cocycle_value:.9f};pairingRatio={pairing_ratio:.6f};r0={r0};"
        f"suffComplete={suff_complete};discAnchor={disc_100b:.1f}x(xcheck);deltaModeB={delta_modeB:.1e}(VACUOUS)"
    )
    extra_rows = [  # (local)
        ("# Mode-A absolute (plan §W5-5): N_pair RECONSTRUCTED from the s83 W1-G2 Heitsch/GV chain "
         "(line 401: heitsch_ratio = |delta_GV_proxy|/|cocycle_value|, delta_GV=4.701628 cocycle=0.290265); "
         "NOT the Mode-B back-solve (N_pair := R_ref/metric_trace => delta==0 VACUOUS, FORBIDDEN as test). "
         "342x discrimination = reported cross-check ONLY # " + GATE_ID),
        ("# A19 conditional DISCHARGED: S101-TAU0-OPERATOR-CANONICITY L4 leg landed PASS "
         "(verdict line 10, audit 194b2b3c9dfa59a7); s84 cache lineage cited at FULL CONFIDENCE; "
         "NO untrusted-upstream caveat row # " + GATE_ID),
        ("# regulator_pin: a_4^{zeta} inherited verbatim from the §VII.AF.1.OP-PROJ entry / s84 chain "
         "(CM-1995 Dixmier |D|^{-4} at spec dim 4; direct finite-triple pairing, NO new Mellin-pole => "
         "no poleconv-{A|B} tag obligation); CLASS=FULL no SCHEMATIC helper # " + GATE_ID),
    ]
    print_verdict_payload(
        verdict, value_str, audit_sha, content_sha,
        sign_verdict=sign_verdict, magnitude_verdict=magnitude_verdict, regime_verdict=regime_verdict,
        companion_note=("Mode-A ABSOLUTE R^BdG reproduction from the projector side (s86-hp1 V4 "
                        "absolute half); N_pair reconstructed from the independent Heitsch/GV chain; "
                        "verdict keys on best genuinely-independent construction vs 1e-3 envelope"),
        extra_rows=extra_rows,
    )

    print(f"\n  4-tuple: (value={delta_bdg:.6e}, scheme={SCHEME}, convention={CONVENTION}, L_max={L_MAX})")
    print(f"=== {GATE_ID}: {verdict} ===")
    return 0


if __name__ == "__main__":
    sys.exit(main())
